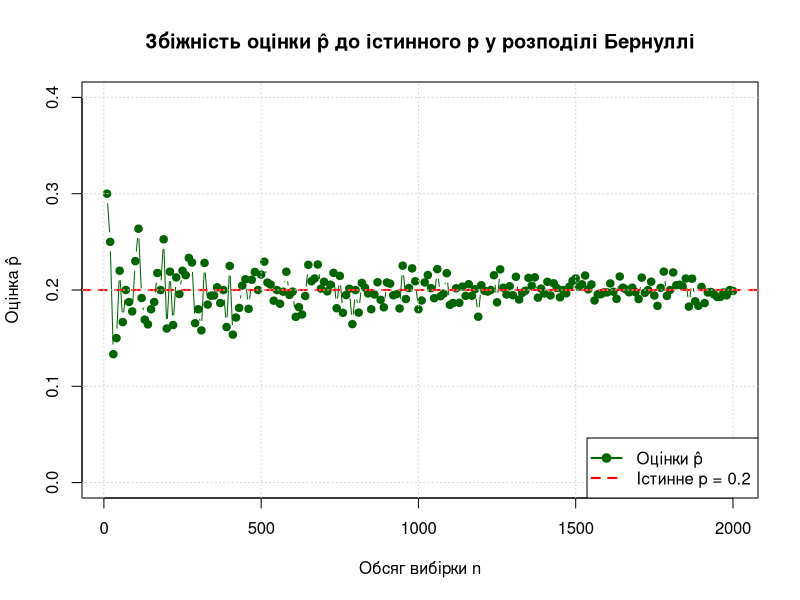

Recreate this plot in R.
setwd("d:\\Study\\R\\lab4")

# --- Початкові параметри ---
p <- 0.2
N = 2
n_values <- seq(10, N * 1000, by = 10)   # n = 10, 20, ..., 1000
set.seed(123)                       


p_hat <- numeric(length(n_values))   # вектор для результатів

for (i in seq_along(n_values)) {
  n <- n_values[i]
  x <- rbinom(n, size = 1, prob = p)
  p_hat[i] <- mean(x)
}


png("Graphic/4.2lab_Bernoulli_convergence.png", width = 800, height = 600)

plot(n_values, p_hat, type = "b", pch = 19, col = "darkgreen",
     main = "Збіжність оцінки p̂ до істинного p у розподілі Бернуллі",
     xlab = "Обсяг вибірки n", ylab = "Оцінка p̂",
     ylim = c(0, .4))
abline(h = p, col = "red", lwd = 2, lty = 2)
grid()

legend("bottomright", legend = c("Оцінки p̂", "Істинне p = 0.2"),
       col = c("darkgreen", "red"), lwd = c(2, 2), pch = c(19, NA), lty = c(1, 2))

dev.off()